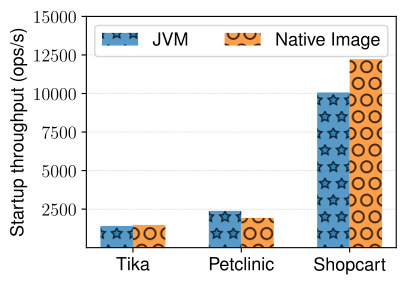

Recreate this plot in Python.
import results
import numpy as np
import matplotlib.pyplot as plt


THROUGHPUT_METRIC = "startup-throughput"
width = 0.3
benchmark_labels = [
    "Tika",
    "Petclinic",
    "Shopcart"
]
x = np.arange(len(benchmark_labels))


bench_results_tika_ni = results.read_benchmark_results("../results/bench-results-tika-ni.json")
bench_results_tika_jvm = results.read_benchmark_results("../results/bench-results-tika-jvm.json")
bench_results_petclinic_ni = results.read_benchmark_results("../results/bench-results-petclinic-ni.json")
bench_results_petclinic_jvm = results.read_benchmark_results("../results/bench-results-petclinic-jvm.json")
bench_results_shopcart_ni = results.read_benchmark_results("../results/bench-results-shopcart-ni.json")
bench_results_shopcart_jvm = results.read_benchmark_results("../results/bench-results-shopcart-jvm.json")

jvm_tput = [
    results.get_benchmark_metric(THROUGHPUT_METRIC, bench_results_tika_jvm),
    results.get_benchmark_metric(THROUGHPUT_METRIC, bench_results_petclinic_jvm),
    results.get_benchmark_metric(THROUGHPUT_METRIC, bench_results_shopcart_jvm)]

ni_tput = [
    results.get_benchmark_metric(THROUGHPUT_METRIC, bench_results_tika_ni),
    results.get_benchmark_metric(THROUGHPUT_METRIC, bench_results_petclinic_ni),
    results.get_benchmark_metric(THROUGHPUT_METRIC, bench_results_shopcart_ni)]

plt.rcParams.update({'font.size': 13, 'text.usetex': True, 'font.family': 'sans-serif', 'font.sans-serif': 'Helvetica'})
fig, ax = plt.subplots()
ax.bar(x + 0*width, jvm_tput, width=width, hatch='*', label='JVM',           alpha=0.75)
ax.bar(x + 1*width, ni_tput,  width=width, hatch='O', label='Native Image',  alpha=0.75)

ax.set_ylabel('Startup throughput (ops/s)')
ax.set_xticks([position + width/2 for position in x], benchmark_labels)
ax.set_axisbelow(True)
plt.grid(axis = 'y', linestyle = '--', linewidth = 0.25)
# plt.xticks(rotation = 35)
# plt.tick_params(
#     axis='x',          # changes apply to the x-axis
#     which='both',      # both major and minor ticks are affected
#     bottom=False,      # ticks along the bottom edge are off
#     top=False,         # ticks along the top edge are off
#     labelbottom=False) # labels along the bottom edge are off

# ax.set_yscale('log')
ax.set_ylim(ymin=0.1, ymax=15000)
# ax.set_xlim(xmin=-.25, xmax=14.7)
fig.set_figwidth(4)
fig.set_figheight(3)

ax.legend(ncol=5, loc='upper center')
plt.savefig("aot-startup-throughput.pdf", bbox_inches='tight')
plt.savefig("aot-startup-throughput.png", bbox_inches='tight')
plt.show()
